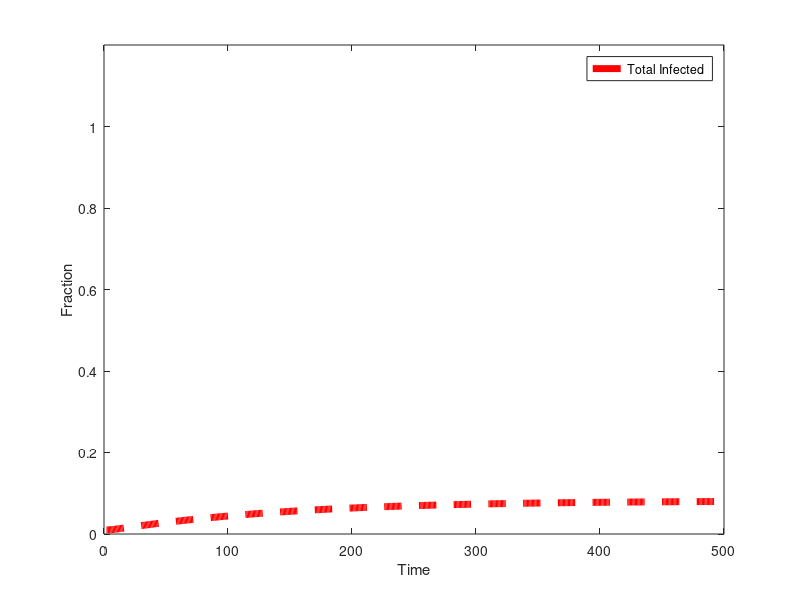

Source code (MATLAB):
%% Simulates well-mixed SEIR model predictions.

clear all;

%% Parameters
beta = 0.02; % units 1/time, transmission rate
gamma = 0.0667; % units 1/time, recovery rate, transmission rate/recovery rate is basic reproduction number R0
delta = 1/5; % units 1/time, incubation rate
d = 10;

% initial S/E/I/R fractions
n = 100;
E(1) = 0;
I(1) = n/100;
S(1) = n-I(1);
R(1) = 0;
totalI(1) = I(1); % total infected over time

% number of timesteps
dt = 1;
tend = 500;

reference_beta = beta;
pruned_beta_ss = beta*0.92/3;
for t=2:tend
    beta = pruned_beta_ss; 
    S(t) = S(t-1) - (beta*I(t-1)*S(t-1))*dt*d/n;
    E(t) = E(t-1) + beta*I(t-1)*S(t-1)*dt*d/n - delta*E(t-1)*dt;
    I(t) = I(t-1) + delta*E(t-1)*dt - gamma*I(t-1)*dt;
    totalI(t) = totalI(t-1) + delta*E(t-1)*dt;
    R(t) = 1 - I(t) - S(t) - E(t); 
end

%figure; 
hold on
plot(1+[1:length(totalI)]*dt,totalI/n,'--r','LineWidth',5)
box on;
xlabel('Time'); ylabel('Fraction')
legend('Total Infected')
ylim([0 1.2])
xlim([0 tend*dt])